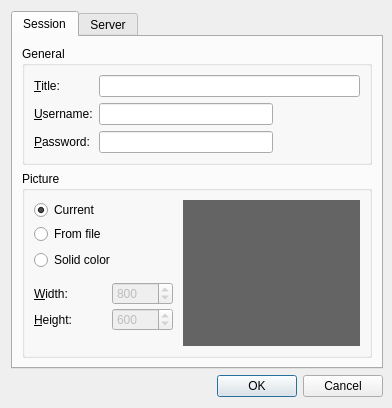
<?xml version="1.0" encoding="UTF-8"?>
<ui version="4.0">
 <class>HostDialog</class>
 <widget class="QDialog" name="HostDialog">
  <property name="windowModality">
   <enum>Qt::WindowModal</enum>
  </property>
  <property name="geometry">
   <rect>
    <x>0</x>
    <y>0</y>
    <width>392</width>
    <height>408</height>
   </rect>
  </property>
  <property name="windowTitle">
   <string>Host a session</string>
  </property>
  <layout class="QVBoxLayout">
   <property name="rightMargin">
    <number>9</number>
   </property>
   <item>
    <widget class="QTabWidget" name="tabWidget">
     <property name="currentIndex">
      <number>0</number>
     </property>
     <widget class="QWidget" name="tab">
      <attribute name="title">
       <string>Session</string>
      </attribute>
      <layout class="QVBoxLayout" name="verticalLayout">
       <item>
        <widget class="QGroupBox" name="groupBox_2">
         <property name="title">
          <string>General</string>
         </property>
         <property name="flat">
          <bool>true</bool>
         </property>
         <layout class="QFormLayout" name="formLayout">
          <item row="0" column="0">
           <widget class="QLabel" name="label">
            <property name="text">
             <string>&amp;Title:</string>
            </property>
            <property name="buddy">
             <cstring>sessiontitle</cstring>
            </property>
           </widget>
          </item>
          <item row="0" column="1">
           <widget class="QLineEdit" name="sessiontitle">
            <property name="toolTip">
             <string>The title is shown in the application title bar and in the session selection dialog</string>
            </property>
           </widget>
          </item>
          <item row="1" column="0">
           <widget class="QLabel" name="label_2">
            <property name="text">
             <string>&amp;Username:</string>
            </property>
            <property name="buddy">
             <cstring>username</cstring>
            </property>
           </widget>
          </item>
          <item row="1" column="1">
           <layout class="QHBoxLayout" name="horizontalLayout_3" stretch="2,1">
            <item>
             <widget class="QLineEdit" name="username">
              <property name="sizePolicy">
               <sizepolicy hsizetype="Preferred" vsizetype="Fixed">
                <horstretch>0</horstretch>
                <verstretch>0</verstretch>
               </sizepolicy>
              </property>
              <property name="mandatoryfield" stdset="0">
               <bool>true</bool>
              </property>
             </widget>
            </item>
            <item>
             <spacer name="horizontalSpacer">
              <property name="orientation">
               <enum>Qt::Horizontal</enum>
              </property>
              <property name="sizeHint" stdset="0">
               <size>
                <width>40</width>
                <height>20</height>
               </size>
              </property>
             </spacer>
            </item>
           </layout>
          </item>
          <item row="2" column="0">
           <widget class="QLabel" name="label_3">
            <property name="text">
             <string>&amp;Password:</string>
            </property>
            <property name="buddy">
             <cstring>sessionpassword</cstring>
            </property>
           </widget>
          </item>
          <item row="2" column="1">
           <layout class="QHBoxLayout" name="horizontalLayout_2" stretch="2,1">
            <item>
             <widget class="QLineEdit" name="sessionpassword">
              <property name="sizePolicy">
               <sizepolicy hsizetype="Preferred" vsizetype="Fixed">
                <horstretch>0</horstretch>
                <verstretch>0</verstretch>
               </sizepolicy>
              </property>
              <property name="toolTip">
               <string>Optional. If left blank, no password will be needed to join this session.</string>
              </property>
             </widget>
            </item>
            <item>
             <spacer name="horizontalSpacer_2">
              <property name="orientation">
               <enum>Qt::Horizontal</enum>
              </property>
              <property name="sizeHint" stdset="0">
               <size>
                <width>40</width>
                <height>20</height>
               </size>
              </property>
             </spacer>
            </item>
           </layout>
          </item>
         </layout>
        </widget>
       </item>
       <item>
        <widget class="QGroupBox" name="groupBox">
         <property name="title">
          <string>Picture</string>
         </property>
         <property name="flat">
          <bool>true</bool>
         </property>
         <layout class="QHBoxLayout" name="horizontalLayout" stretch="0,1">
          <property name="spacing">
           <number>10</number>
          </property>
          <item>
           <layout class="QVBoxLayout" name="verticalLayout_4">
            <item>
             <layout class="QGridLayout" name="gridLayout">
              <property name="verticalSpacing">
               <number>3</number>
              </property>
              <item row="0" column="0">
               <widget class="QRadioButton" name="existingpicture">
                <property name="text">
                 <string>Current</string>
                </property>
                <property name="checked">
                 <bool>true</bool>
                </property>
               </widget>
              </item>
              <item row="1" column="0">
               <widget class="QRadioButton" name="otherpicture">
                <property name="text">
                 <string>From file</string>
                </property>
               </widget>
              </item>
              <item row="1" column="1">
               <widget class="QToolButton" name="selectPicture">
                <property name="icon">
                 <iconset theme="document-open">
                  <normaloff>icons:document-open.png</normaloff>icons:document-open.png</iconset>
                </property>
                <property name="autoRaise">
                 <bool>true</bool>
                </property>
               </widget>
              </item>
              <item row="2" column="0">
               <widget class="QRadioButton" name="solidcolor">
                <property name="text">
                 <string>Solid color</string>
                </property>
               </widget>
              </item>
              <item row="2" column="1">
               <widget class="ColorButton" name="colorButton">
                <property name="autoRaise">
                 <bool>true</bool>
                </property>
                <property name="color">
                 <color>
                  <red>255</red>
                  <green>255</green>
                  <blue>255</blue>
                 </color>
                </property>
               </widget>
              </item>
             </layout>
            </item>
            <item>
             <layout class="QFormLayout" name="formLayout_6">
              <property name="fieldGrowthPolicy">
               <enum>QFormLayout::AllNonFixedFieldsGrow</enum>
              </property>
              <property name="verticalSpacing">
               <number>3</number>
              </property>
              <item row="1" column="0">
               <widget class="QLabel" name="label_4">
                <property name="minimumSize">
                 <size>
                  <width>68</width>
                  <height>0</height>
                 </size>
                </property>
                <property name="text">
                 <string>&amp;Width:</string>
                </property>
                <property name="buddy">
                 <cstring>picturewidth</cstring>
                </property>
               </widget>
              </item>
              <item row="1" column="1">
               <widget class="QSpinBox" name="picturewidth">
                <property name="enabled">
                 <bool>false</bool>
                </property>
                <property name="sizePolicy">
                 <sizepolicy hsizetype="Preferred" vsizetype="Fixed">
                  <horstretch>0</horstretch>
                  <verstretch>0</verstretch>
                 </sizepolicy>
                </property>
                <property name="minimum">
                 <number>1</number>
                </property>
                <property name="maximum">
                 <number>32767</number>
                </property>
                <property name="value">
                 <number>800</number>
                </property>
               </widget>
              </item>
              <item row="2" column="0">
               <widget class="QLabel" name="label_5">
                <property name="text">
                 <string>&amp;Height:</string>
                </property>
                <property name="buddy">
                 <cstring>pictureheight</cstring>
                </property>
               </widget>
              </item>
              <item row="2" column="1">
               <widget class="QSpinBox" name="pictureheight">
                <property name="enabled">
                 <bool>false</bool>
                </property>
                <property name="sizePolicy">
                 <sizepolicy hsizetype="Preferred" vsizetype="Fixed">
                  <horstretch>0</horstretch>
                  <verstretch>0</verstretch>
                 </sizepolicy>
                </property>
                <property name="minimum">
                 <number>1</number>
                </property>
                <property name="maximum">
                 <number>32767</number>
                </property>
                <property name="value">
                 <number>600</number>
                </property>
               </widget>
              </item>
             </layout>
            </item>
            <item>
             <spacer name="verticalSpacer_2">
              <property name="orientation">
               <enum>Qt::Vertical</enum>
              </property>
              <property name="sizeHint" stdset="0">
               <size>
                <width>20</width>
                <height>18</height>
               </size>
              </property>
             </spacer>
            </item>
           </layout>
          </item>
          <item>
           <widget class="ImageSelector" name="imageSelector">
            <property name="sizePolicy">
             <sizepolicy hsizetype="Preferred" vsizetype="Preferred">
              <horstretch>0</horstretch>
              <verstretch>0</verstretch>
             </sizepolicy>
            </property>
            <property name="minimumSize">
             <size>
              <width>152</width>
              <height>16</height>
             </size>
            </property>
            <property name="palette">
             <palette>
              <active>
               <colorrole role="WindowText">
                <brush brushstyle="SolidPattern">
                 <color alpha="255">
                  <red>100</red>
                  <green>100</green>
                  <blue>100</blue>
                 </color>
                </brush>
               </colorrole>
               <colorrole role="Base">
                <brush brushstyle="SolidPattern">
                 <color alpha="255">
                  <red>255</red>
                  <green>255</green>
                  <blue>255</blue>
                 </color>
                </brush>
               </colorrole>
               <colorrole role="Window">
                <brush brushstyle="SolidPattern">
                 <color alpha="255">
                  <red>100</red>
                  <green>100</green>
                  <blue>100</blue>
                 </color>
                </brush>
               </colorrole>
              </active>
              <inactive>
               <colorrole role="WindowText">
                <brush brushstyle="SolidPattern">
                 <color alpha="255">
                  <red>100</red>
                  <green>100</green>
                  <blue>100</blue>
                 </color>
                </brush>
               </colorrole>
               <colorrole role="Base">
                <brush brushstyle="SolidPattern">
                 <color alpha="255">
                  <red>255</red>
                  <green>255</green>
                  <blue>255</blue>
                 </color>
                </brush>
               </colorrole>
               <colorrole role="Window">
                <brush brushstyle="SolidPattern">
                 <color alpha="255">
                  <red>100</red>
                  <green>100</green>
                  <blue>100</blue>
                 </color>
                </brush>
               </colorrole>
              </inactive>
              <disabled>
               <colorrole role="WindowText">
                <brush brushstyle="SolidPattern">
                 <color alpha="255">
                  <red>128</red>
                  <green>128</green>
                  <blue>128</blue>
                 </color>
                </brush>
               </colorrole>
               <colorrole role="Base">
                <brush brushstyle="SolidPattern">
                 <color alpha="255">
                  <red>100</red>
                  <green>100</green>
                  <blue>100</blue>
                 </color>
                </brush>
               </colorrole>
               <colorrole role="Window">
                <brush brushstyle="SolidPattern">
                 <color alpha="255">
                  <red>100</red>
                  <green>100</green>
                  <blue>100</blue>
                 </color>
                </brush>
               </colorrole>
              </disabled>
             </palette>
            </property>
            <property name="autoFillBackground">
             <bool>true</bool>
            </property>
            <property name="frameShape">
             <enum>QFrame::Box</enum>
            </property>
           </widget>
          </item>
         </layout>
        </widget>
       </item>
      </layout>
     </widget>
     <widget class="QWidget" name="tab_2">
      <attribute name="title">
       <string>Server</string>
      </attribute>
      <layout class="QVBoxLayout" name="verticalLayout_2">
       <item>
        <widget class="QGroupBox" name="groupBox_3">
         <property name="title">
          <string>Server</string>
         </property>
         <property name="flat">
          <bool>true</bool>
         </property>
         <layout class="QFormLayout" name="formLayout_3">
          <property name="fieldGrowthPolicy">
           <enum>QFormLayout::AllNonFixedFieldsGrow</enum>
          </property>
          <item row="0" column="0">
           <widget class="QRadioButton" name="uselocal">
            <property name="minimumSize">
             <size>
              <width>178</width>
              <height>0</height>
             </size>
            </property>
            <property name="text">
             <string>Use built-in server</string>
            </property>
            <property name="checked">
             <bool>true</bool>
            </property>
           </widget>
          </item>
          <item row="1" column="0">
           <widget class="QRadioButton" name="useremote">
            <property name="text">
             <string>Host on a remote server:</string>
            </property>
           </widget>
          </item>
          <item row="1" column="1">
           <widget class="QComboBox" name="remotehost">
            <property name="enabled">
             <bool>false</bool>
            </property>
            <property name="editable">
             <bool>true</bool>
            </property>
            <property name="maxCount">
             <number>10</number>
            </property>
            <property name="insertPolicy">
             <enum>QComboBox::InsertAtTop</enum>
            </property>
           </widget>
          </item>
         </layout>
        </widget>
       </item>
       <item>
        <widget class="QGroupBox" name="groupBox_5">
         <property name="title">
          <string>Session options</string>
         </property>
         <property name="flat">
          <bool>true</bool>
         </property>
         <layout class="QFormLayout" name="formLayout_2">
          <item row="1" column="0" colspan="2">
           <widget class="QCheckBox" name="persistentSession">
            <property name="enabled">
             <bool>false</bool>
            </property>
            <property name="toolTip">
             <string>A persistent session can be joined even after all users have left</string>
            </property>
            <property name="text">
             <string>Persistent session</string>
            </property>
           </widget>
          </item>
          <item row="3" column="0">
           <widget class="QLabel" name="label_6">
            <property name="text">
             <string>Vanity ID:</string>
            </property>
           </widget>
          </item>
          <item row="3" column="1">
           <widget class="QLineEdit" name="vanityId">
            <property name="toolTip">
             <string>The ID to use in a session URL. Leave blank to let the server generate an ID</string>
            </property>
           </widget>
          </item>
         </layout>
        </widget>
       </item>
       <item>
        <widget class="QGroupBox" name="groupBox_4">
         <property name="title">
          <string>Users</string>
         </property>
         <property name="flat">
          <bool>true</bool>
         </property>
         <layout class="QFormLayout" name="formLayout_4">
          <property name="fieldGrowthPolicy">
           <enum>QFormLayout::AllNonFixedFieldsGrow</enum>
          </property>
          <item row="0" column="0">
           <widget class="QLabel" name="label_11">
            <property name="minimumSize">
             <size>
              <width>178</width>
              <height>0</height>
             </size>
            </property>
            <property name="text">
             <string>Maximum number of &amp;users:</string>
            </property>
            <property name="buddy">
             <cstring>userlimit</cstring>
            </property>
           </widget>
          </item>
          <item row="0" column="1">
           <layout class="QHBoxLayout" name="horizontalLayout_4">
            <item>
             <widget class="QSpinBox" name="userlimit">
              <property name="minimumSize">
               <size>
                <width>60</width>
                <height>0</height>
               </size>
              </property>
              <property name="minimum">
               <number>2</number>
              </property>
              <property name="maximum">
               <number>255</number>
              </property>
              <property name="value">
               <number>20</number>
              </property>
             </widget>
            </item>
            <item>
             <spacer name="horizontalSpacer_3">
              <property name="orientation">
               <enum>Qt::Horizontal</enum>
              </property>
              <property name="sizeHint" stdset="0">
               <size>
                <width>40</width>
                <height>20</height>
               </size>
              </property>
             </spacer>
            </item>
           </layout>
          </item>
          <item row="1" column="0" colspan="2">
           <widget class="QCheckBox" name="allowdrawing">
            <property name="text">
             <string>Allow drawing by default</string>
            </property>
            <property name="checked">
             <bool>true</bool>
            </property>
           </widget>
          </item>
          <item row="2" column="0" colspan="2">
           <widget class="QCheckBox" name="layerctrllock">
            <property name="text">
             <string>Lock layer controls</string>
            </property>
            <property name="checked">
             <bool>true</bool>
            </property>
           </widget>
          </item>
         </layout>
        </widget>
       </item>
       <item>
        <spacer>
         <property name="orientation">
          <enum>Qt::Vertical</enum>
         </property>
         <property name="sizeHint" stdset="0">
          <size>
           <width>20</width>
           <height>0</height>
          </size>
         </property>
        </spacer>
       </item>
      </layout>
     </widget>
    </widget>
   </item>
   <item>
    <widget class="QDialogButtonBox" name="buttons">
     <property name="orientation">
      <enum>Qt::Horizontal</enum>
     </property>
     <property name="standardButtons">
      <set>QDialogButtonBox::Cancel|QDialogButtonBox::Ok</set>
     </property>
    </widget>
   </item>
  </layout>
 </widget>
 <customwidgets>
  <customwidget>
   <class>ColorButton</class>
   <extends>QToolButton</extends>
   <header>widgets/colorbutton.h</header>
  </customwidget>
  <customwidget>
   <class>ImageSelector</class>
   <extends>QFrame</extends>
   <header>widgets/imageselector.h</header>
   <container>1</container>
  </customwidget>
 </customwidgets>
 <tabstops>
  <tabstop>tabWidget</tabstop>
  <tabstop>sessiontitle</tabstop>
  <tabstop>username</tabstop>
  <tabstop>sessionpassword</tabstop>
  <tabstop>existingpicture</tabstop>
  <tabstop>otherpicture</tabstop>
  <tabstop>solidcolor</tabstop>
  <tabstop>buttons</tabstop>
  <tabstop>uselocal</tabstop>
  <tabstop>useremote</tabstop>
  <tabstop>remotehost</tabstop>
  <tabstop>userlimit</tabstop>
  <tabstop>allowdrawing</tabstop>
  <tabstop>layerctrllock</tabstop>
 </tabstops>
 <resources/>
 <connections>
  <connection>
   <sender>buttons</sender>
   <signal>accepted()</signal>
   <receiver>HostDialog</receiver>
   <slot>accept()</slot>
   <hints>
    <hint type="sourcelabel">
     <x>244</x>
     <y>399</y>
    </hint>
    <hint type="destinationlabel">
     <x>157</x>
     <y>274</y>
    </hint>
   </hints>
  </connection>
  <connection>
   <sender>buttons</sender>
   <signal>rejected()</signal>
   <receiver>HostDialog</receiver>
   <slot>reject()</slot>
   <hints>
    <hint type="sourcelabel">
     <x>312</x>
     <y>399</y>
    </hint>
    <hint type="destinationlabel">
     <x>286</x>
     <y>274</y>
    </hint>
   </hints>
  </connection>
  <connection>
   <sender>existingpicture</sender>
   <signal>clicked()</signal>
   <receiver>imageSelector</receiver>
   <slot>chooseOriginal()</slot>
   <hints>
    <hint type="sourcelabel">
     <x>84</x>
     <y>202</y>
    </hint>
    <hint type="destinationlabel">
     <x>293</x>
     <y>235</y>
    </hint>
   </hints>
  </connection>
  <connection>
   <sender>otherpicture</sender>
   <signal>clicked()</signal>
   <receiver>imageSelector</receiver>
   <slot>chooseImage()</slot>
   <hints>
    <hint type="sourcelabel">
     <x>94</x>
     <y>237</y>
    </hint>
    <hint type="destinationlabel">
     <x>324</x>
     <y>268</y>
    </hint>
   </hints>
  </connection>
  <connection>
   <sender>solidcolor</sender>
   <signal>clicked()</signal>
   <receiver>imageSelector</receiver>
   <slot>chooseColor()</slot>
   <hints>
    <hint type="sourcelabel">
     <x>89</x>
     <y>255</y>
    </hint>
    <hint type="destinationlabel">
     <x>279</x>
     <y>258</y>
    </hint>
   </hints>
  </connection>
  <connection>
   <sender>imageSelector</sender>
   <signal>heightChanged(int)</signal>
   <receiver>pictureheight</receiver>
   <slot>setValue(int)</slot>
   <hints>
    <hint type="sourcelabel">
     <x>239</x>
     <y>322</y>
    </hint>
    <hint type="destinationlabel">
     <x>175</x>
     <y>326</y>
    </hint>
   </hints>
  </connection>
  <connection>
   <sender>imageSelector</sender>
   <signal>widthChanged(int)</signal>
   <receiver>picturewidth</receiver>
   <slot>setValue(int)</slot>
   <hints>
    <hint type="sourcelabel">
     <x>299</x>
     <y>277</y>
    </hint>
    <hint type="destinationlabel">
     <x>171</x>
     <y>288</y>
    </hint>
   </hints>
  </connection>
  <connection>
   <sender>solidcolor</sender>
   <signal>toggled(bool)</signal>
   <receiver>picturewidth</receiver>
   <slot>setEnabled(bool)</slot>
   <hints>
    <hint type="sourcelabel">
     <x>58</x>
     <y>261</y>
    </hint>
    <hint type="destinationlabel">
     <x>146</x>
     <y>290</y>
    </hint>
   </hints>
  </connection>
  <connection>
   <sender>solidcolor</sender>
   <signal>toggled(bool)</signal>
   <receiver>pictureheight</receiver>
   <slot>setEnabled(bool)</slot>
   <hints>
    <hint type="sourcelabel">
     <x>44</x>
     <y>256</y>
    </hint>
    <hint type="destinationlabel">
     <x>158</x>
     <y>319</y>
    </hint>
   </hints>
  </connection>
  <connection>
   <sender>picturewidth</sender>
   <signal>valueChanged(int)</signal>
   <receiver>imageSelector</receiver>
   <slot>setWidth(int)</slot>
   <hints>
    <hint type="sourcelabel">
     <x>168</x>
     <y>282</y>
    </hint>
    <hint type="destinationlabel">
     <x>256</x>
     <y>271</y>
    </hint>
   </hints>
  </connection>
  <connection>
   <sender>pictureheight</sender>
   <signal>valueChanged(int)</signal>
   <receiver>imageSelector</receiver>
   <slot>setHeight(int)</slot>
   <hints>
    <hint type="sourcelabel">
     <x>161</x>
     <y>314</y>
    </hint>
    <hint type="destinationlabel">
     <x>279</x>
     <y>295</y>
    </hint>
   </hints>
  </connection>
  <connection>
   <sender>useremote</sender>
   <signal>toggled(bool)</signal>
   <receiver>remotehost</receiver>
   <slot>setEnabled(bool)</slot>
   <hints>
    <hint type="sourcelabel">
     <x>138</x>
     <y>114</y>
    </hint>
    <hint type="destinationlabel">
     <x>296</x>
     <y>116</y>
    </hint>
   </hints>
  </connection>
  <connection>
   <sender>useremote</sender>
   <signal>toggled(bool)</signal>
   <receiver>persistentSession</receiver>
   <slot>setEnabled(bool)</slot>
   <hints>
    <hint type="sourcelabel">
     <x>130</x>
     <y>114</y>
    </hint>
    <hint type="destinationlabel">
     <x>110</x>
     <y>205</y>
    </hint>
   </hints>
  </connection>
  <connection>
   <sender>imageSelector</sender>
   <signal>imageDropped()</signal>
   <receiver>otherpicture</receiver>
   <slot>click()</slot>
   <hints>
    <hint type="sourcelabel">
     <x>296</x>
     <y>215</y>
    </hint>
    <hint type="destinationlabel">
     <x>75</x>
     <y>232</y>
    </hint>
   </hints>
  </connection>
  <connection>
   <sender>imageSelector</sender>
   <signal>colorDropped()</signal>
   <receiver>solidcolor</receiver>
   <slot>click()</slot>
   <hints>
    <hint type="sourcelabel">
     <x>331</x>
     <y>267</y>
    </hint>
    <hint type="destinationlabel">
     <x>51</x>
     <y>261</y>
    </hint>
   </hints>
  </connection>
 </connections>
</ui>
